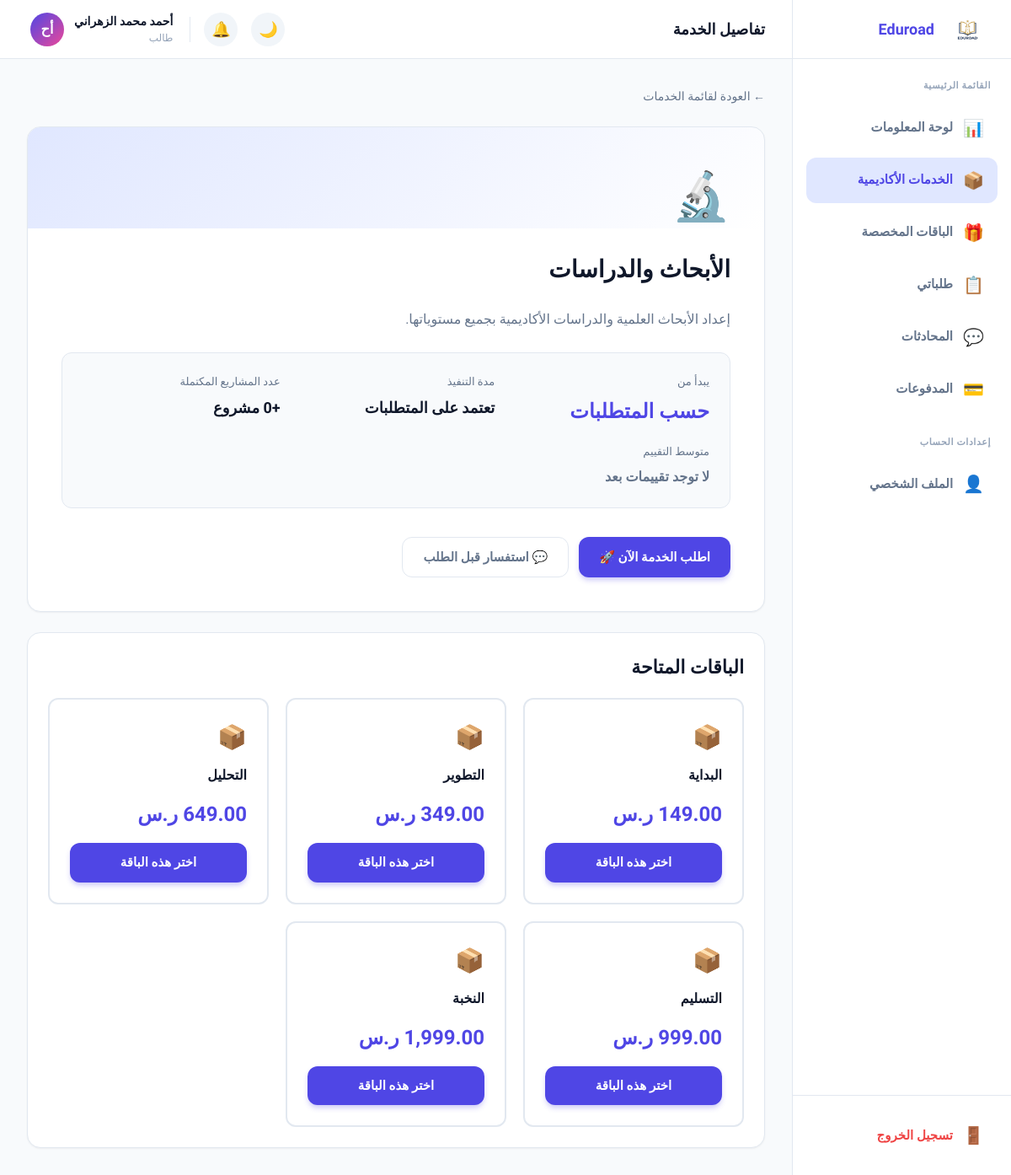
/student/service-details.php?id=1 (signed in), run on the app's committed database.
### tables this page shows
CREATE TABLE IF NOT EXISTS `services` (
  `id`          INT UNSIGNED NOT NULL AUTO_INCREMENT,
  `name`        VARCHAR(150) NOT NULL,
  `icon`        VARCHAR(10) DEFAULT NULL COMMENT 'Emoji icon',
  `description` TEXT DEFAULT NULL,
  `is_active`   TINYINT(1) NOT NULL DEFAULT 1,
  `order_count` INT UNSIGNED NOT NULL DEFAULT 0 COMMENT 'Cached count for performance',
  `created_at`  DATETIME NOT NULL DEFAULT CURRENT_TIMESTAMP,
  PRIMARY KEY (`id`),
  INDEX `idx_active` (`is_active`)
);

CREATE TABLE IF NOT EXISTS `packages` (
  `id`             INT UNSIGNED NOT NULL AUTO_INCREMENT,
  `name`           VARCHAR(100) NOT NULL,
  `price`          DECIMAL(10,2) NOT NULL,
  `color`          VARCHAR(20) DEFAULT '#6366f1' COMMENT 'Hex color for UI',
  `features_json`  JSON DEFAULT NULL COMMENT 'Array of feature strings',
  `max_tasks`      INT DEFAULT NULL COMMENT 'NULL = unlimited',
  `delivery_days`  INT NOT NULL DEFAULT 7,
  `is_active`      TINYINT(1) NOT NULL DEFAULT 1,
  `created_at`     DATETIME NOT NULL DEFAULT CURRENT_TIMESTAMP,
  PRIMARY KEY (`id`),
  INDEX `idx_active` (`is_active`)
);

### config/db.php (called while the page is built, shortened)
<?php
function db(): PDO {
    static $pdo = null;
    if ($pdo === null) {
        $dsn = sprintf(
            'mysql:host=%s;dbname=%s;charset=%s',
            DB_HOST,
            DB_NAME,
            DB_CHARSET
        );
        try {
            $pdo = new PDO($dsn, DB_USER, DB_PASS, [
                PDO::ATTR_ERRMODE            => PDO::ERRMODE_EXCEPTION,
                PDO::ATTR_DEFAULT_FETCH_MODE => PDO::FETCH_ASSOC,
                PDO::ATTR_EMULATE_PREPARES   => false,
            ]);
        } catch (PDOException $e) {
            http_response_code(500);
            die(json_encode([
                'error'   => true,
                'message' => 'خطأ في الاتصال بقاعدة البيانات. يرجى المحاولة لاحقاً.'
            ]));
        }
    }
    return $pdo;
}

### config/functions.php (called while the page is built, shortened)
<?php
require_once __DIR__ . '/db.php';
function getServiceById(int $id): ?array {
    $stmt = db()->prepare('SELECT * FROM services WHERE id = ? LIMIT 1');
    $stmt->execute([$id]);
    return $stmt->fetch() ?: null;
}
function getAllPackages(bool $activeOnly = true): array {
    $sql = 'SELECT * FROM packages' . ($activeOnly ? ' WHERE is_active = 1' : '') . ' ORDER BY price ASC';
    return db()->query($sql)->fetchAll();
}
function e(mixed $value): string {
    return htmlspecialchars((string)($value ?? ''), ENT_QUOTES, 'UTF-8');
}
function formatMoney(float $amount): string {
    return number_format($amount, 2) . ' ر.س';
}

### student/service-details.php (the view, shortened to what this page needs)
<?php
require_once __DIR__ . '/../config/functions.php';
$service_id = (int)($_GET['id'] ?? 0);
$service = getServiceById($service_id);
$packages = getAllPackages();
$db = db();
$stats_stmt = $db->prepare(
    'SELECT COUNT(DISTINCT o.id) AS total_orders,
            AVG(r.rating)        AS avg_rating,
            COUNT(DISTINCT r.id) AS total_reviews
     FROM orders o
     LEFT JOIN reviews r ON r.order_id = o.id
     WHERE o.service_id = ? AND o.status = "completed"'
);
$stats_stmt->execute([$service_id]);
$stats = $stats_stmt->fetch() ?: [];
$completedCount = (int)($stats['total_orders'] ?? 0);
$avgRating      = (float)($stats['avg_rating'] ?? 0);
$hasRating      = $avgRating > 0;
$servicePrice = (float)($service['price'] ?? 0);
$priceLabel   = $servicePrice > 0 ? formatMoney($servicePrice) : 'حسب المتطلبات';
?>
<?php
require __DIR__ . '/partials/head.php';
require __DIR__ . '/partials/sidebar.php';
?>
      <div style="max-width:1000px;margin:0 auto">
        <div style="margin-bottom:24px;">
          <a href="services.php" style="color:var(--text-secondary);font-size:14px">← العودة لقائمة الخدمات</a>
        </div>
        <div class="card" style="padding:40px;position:relative;overflow:hidden;margin-bottom:24px">
          <div style="position:absolute;top:0;left:0;right:0;height:120px;background:linear-gradient(135deg, var(--primary-light), transparent);z-index:0"></div>
          <div style="position:relative;z-index:1;display:flex;flex-direction:column;gap:24px">
            <div style="font-size:56px"><?= e($service['icon'] ?: '📦') ?></div>
            <h1 class="h1"><?= e($service['name']) ?></h1>
            <p style="font-size:16px;color:var(--text-secondary);line-height:1.8;max-width:800px">
              <?= e($service['description'] ?: 'خدمة أكاديمية متكاملة مقدمة من نخبة من المتخصصين والأكاديميين ذوي الخبرة.') ?>
            </p>
            <div style="display:grid;grid-template-columns:repeat(auto-fit, minmax(200px, 1fr));gap:20px;background:var(--bg-body);padding:24px;border-radius:var(--radius-md);border:1px solid var(--border-color)">
              <div>
                <div style="font-size:13px;color:var(--text-secondary);margin-bottom:8px">يبدأ من</div>
                <div style="font-size:24px;font-weight:900;color:var(--primary)"><?= e($priceLabel) ?></div>
              </div>
              <div>
                <div style="font-size:13px;color:var(--text-secondary);margin-bottom:8px">مدة التنفيذ</div>
                <div style="font-size:18px;font-weight:700;color:var(--text-primary)">تعتمد على المتطلبات</div>
              </div>
              <div>
                <div style="font-size:13px;color:var(--text-secondary);margin-bottom:8px">عدد المشاريع المكتملة</div>
                <div style="font-size:18px;font-weight:700;color:var(--text-primary)">+<?= $completedCount ?> مشروع</div>
              </div>
              <div>
                <div style="font-size:13px;color:var(--text-secondary);margin-bottom:8px">متوسط التقييم</div>
                <?php if ($hasRating): ?>
                  <div style="font-size:18px;font-weight:700;color:#f59e0b">★ <?= number_format($avgRating, 1) ?> / 5</div>
                <?php else: ?>
                  <div style="font-size:16px;font-weight:700;color:var(--text-secondary)">لا توجد تقييمات بعد</div>
                <?php endif; ?>
              </div>
            </div>
            <div style="display:flex;gap:12px;margin-top:10px">
              <a href="create-order.php?service_id=<?= $service['id'] ?>" class="btn btn-primary">اطلب الخدمة الآن 🚀</a>
              <a href="chat.php" class="btn btn-outline" style="color:var(--text-secondary);border-color:var(--border-color)">💬 استفسار قبل الطلب</a>
            </div>
          </div>
        </div>
        <?php if (!empty($packages)): ?>
        <div class="card">
          <h2 class="h2" style="margin-bottom:20px">الباقات المتاحة</h2>
          <div style="display:grid;grid-template-columns:repeat(auto-fill,minmax(260px,1fr));gap:20px">
            <?php foreach ($packages as $pkg): ?>
              <div style="border:2px solid var(--border-color);border-radius:var(--radius-md);padding:24px;transition:all 0.2s;cursor:pointer"
                   onmouseover="this.style.borderColor='var(--primary)';this.style.transform='translateY(-2px)'"
                   onmouseout="this.style.borderColor='var(--border-color)';this.style.transform='none'">
                <div style="font-size:28px;margin-bottom:12px"><?= e($pkg['icon'] ?? '📦') ?></div>
                <h3 style="font-weight:800;margin-bottom:8px"><?= e($pkg['name']) ?></h3>
                <div style="font-size:24px;font-weight:900;color:var(--primary);margin-bottom:16px"><?= formatMoney($pkg['price']) ?></div>
                <a href="create-order.php?service_id=<?= $service['id'] ?>&package_id=<?= $pkg['id'] ?>" class="btn btn-primary" style="width:100%">اختر هذه الباقة</a>
              </div>
            <?php endforeach; ?>
          </div>
        </div>
        <?php endif; ?>
      </div>
<?php require __DIR__ . '/partials/footer.php'; ?>

### student/assets/css/style.css (style rules this page uses)
:root { --primary: #4f46e5; --primary-hover: #4338ca; --primary-light: #e0e7ff; --secondary: #ec4899; --success: #10b981; --warning: #f59e0b; --danger: #ef4444; --info: #3b82f6; --bg-body: #f8fafc; --bg-card: #ffffff; --bg-hover: #f1f5f9; --text-primary: #0f172a; --text-secondary: #64748b; --text-muted: #94a3b8; --border-color: #e2e8f0; --radius-sm: 8px; --radius-md: 12px; --radius-lg: 16px; --radius-full: 9999px; --shadow-sm: 0 1px 2px 0 rgba(0, 0, 0, 0.05); --shadow-md: 0 4px 6px -1px rgba(0, 0, 0, 0.1), 0 2px 4px -1px rgba(0, 0, 0, 0.06); --shadow-lg: 0 10px 15px -3px rgba(0, 0, 0, 0.1), 0 4px 6px -2px rgba(0, 0, 0, 0.05); }
body { font-family: 'Tajawal', sans-serif; background-color: var(--bg-body); color: var(--text-primary); margin: 0; transition: background-color 0.3s, color 0.3s; overflow-x: hidden; }
a { text-decoration: none; color: inherit; }
.h1 { font-size: 28px; font-weight: 800; color: var(--text-primary); }
.h2 { font-size: 22px; font-weight: 700; color: var(--text-primary); }
.card { background: var(--bg-card); border: 1px solid var(--border-color); border-radius: var(--radius-lg); padding: 24px; box-shadow: var(--shadow-sm); }
.btn { display: inline-flex; align-items: center; justify-content: center; gap: 8px; padding: 12px 24px; border-radius: var(--radius-md); font-weight: 700; font-size: 15px; cursor: pointer; transition: all 0.2s; border: none; font-family: 'Tajawal', sans-serif; text-align: center; }
.btn-primary { background: var(--primary); color: white; box-shadow: 0 4px 6px -1px rgba(79, 70, 229, 0.3); }
.btn-outline { background: transparent; border: 1.5px solid var(--primary); color: var(--primary); }

### data on the page
services: icon "🔬", name "الأبحاث والدراسات", description "إعداد الأبحاث العلمية والدراسات الأكاديمية بجميع مستوياتها."
packages: icon "📦", name "البداية", price "149.00 ر.س", $service['id'] 1 (drawn)
packages: icon "📦", name "التطوير", price "349.00 ر.س", $service['id'] 1 (drawn)
packages: icon "📦", name "التحليل", price "649.00 ر.س", $service['id'] 1 (drawn)
packages: icon "📦", name "التسليم", price "999.00 ر.س", $service['id'] 1 (drawn)
packages: icon "📦", name "النخبة", price "1,999.00 ر.س", $service['id'] 1 (drawn)

### other printed values
$_item['icon'] "📊"
$_item['label'] "لوحة المعلومات"
$_item['icon'] "📦"
$_item['label'] "الخدمات الأكاديمية"
$_item['icon'] "🎁"
$_item['label'] "الباقات المخصصة"
$_item['icon'] "📋"
$_item['label'] "طلباتي"
$_item['icon'] "💬"
$_item['label'] "المحادثات"
$_item['icon'] "💳"
$_item['label'] "المدفوعات"
$pageTitle "تفاصيل الخدمة"
$user['name'] "أحمد محمد الزهراني"
$user['avatar'] "أح"
